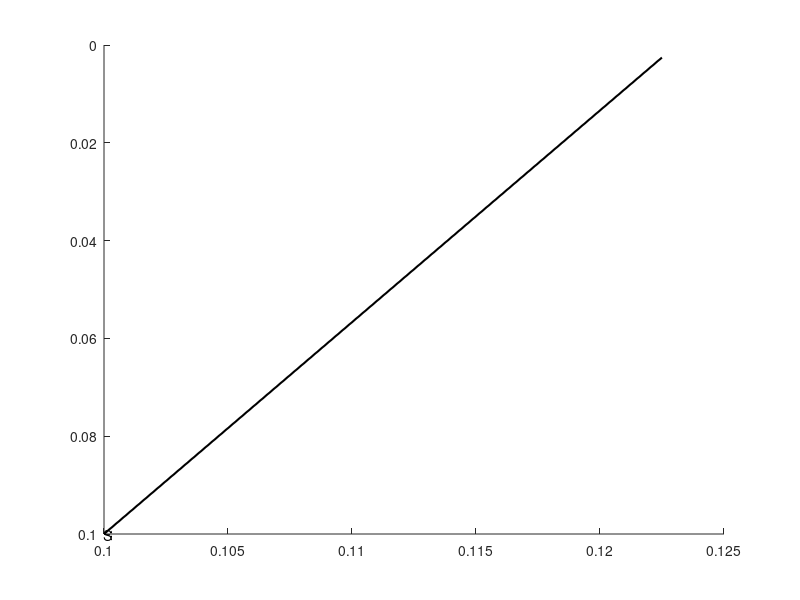

MATLAB code for this plot:
function DrawCompass(NAng,col,lc)

if((nargin<1)||isempty(NAng)) 
    NAng=4.9393; 
end;
if(nargin<2) 
    col='k'; 
end; 
set(gca,'YDir','reverse'); 
a=axis;
xl=a(2)-a(1);
yl=a(4)-a(3);
sx=a(1)+0.1*xl;
sy=a(3)+0.1*yl;
if((nargin<3)||isempty(lc)) 
    lc = yl*0.1; 
end;
[ex ey]=pol2cart(NAng,lc);  
% [ex ey]=pol2cart(-1.3434,lc);  
hold on;
plot([sx sx+ex],[sy sy+ey],col,'LineWidth',1.5)
text(sx+ex,sy+ey*1.3,'N','Color',col);
text(sx,sy,'S','Color',col);
if(~ishold(gca)) 
    hold off; 
end;
